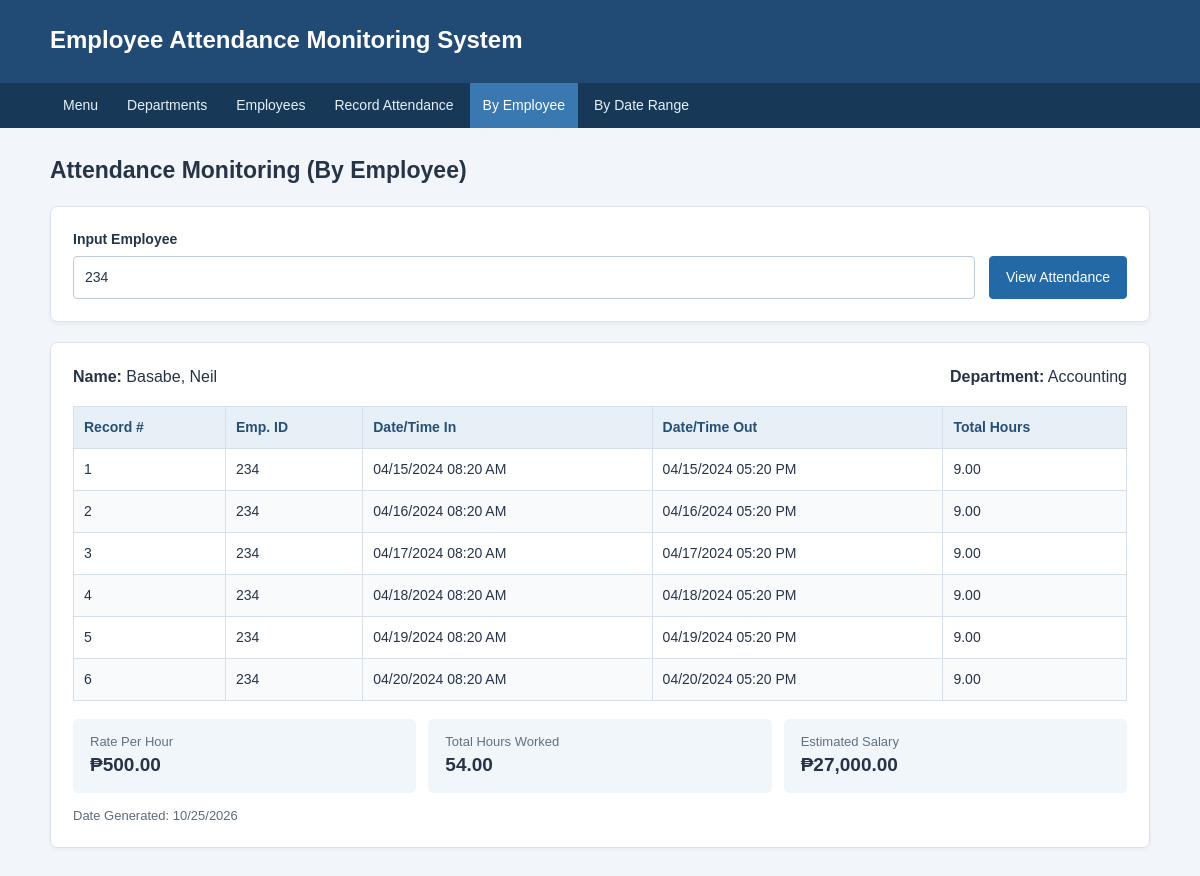
Page /monitor_employee.php?empID=234 on the committed database.
### tables this page shows
CREATE TABLE employees (
    empID INT PRIMARY KEY,
    depCode INT NOT NULL,
    empFName VARCHAR(100) NOT NULL,
    empLName VARCHAR(100) NOT NULL,
    empRPH DECIMAL(10,2) NOT NULL,
    FOREIGN KEY (depCode) REFERENCES departments(depCode)
        ON DELETE RESTRICT ON UPDATE RESTRICT
);

CREATE TABLE departments (
    depCode INT PRIMARY KEY,
    depName VARCHAR(100) NOT NULL,
    depHead VARCHAR(100) NOT NULL,
    depTelNo VARCHAR(30) NOT NULL
);

CREATE TABLE attendance (
    attRN INT AUTO_INCREMENT PRIMARY KEY,
    empID INT NOT NULL,
    attDate DATETIME NOT NULL DEFAULT CURRENT_TIMESTAMP,
    attTimeIn DATETIME NOT NULL,
    attTimeOut DATETIME NULL,
    attStat VARCHAR(20) NOT NULL DEFAULT 'Not Cancelled',
    FOREIGN KEY (empID) REFERENCES employees(empID)
        ON DELETE RESTRICT ON UPDATE RESTRICT
);

### monitor_employee.php (the view, shortened to what this page needs)
<?php
require 'functions.php';
$selectedID = (int) ($_GET['empID'] ?? 0);
$employee = null;
$records = [];
$totalHours = 0;
if ($selectedID > 0) {
    $stmt = $pdo->prepare('SELECT e.*, d.depName FROM employees e JOIN departments d ON e.depCode = d.depCode WHERE e.empID = ?');
    $stmt->execute([$selectedID]);
    $employee = $stmt->fetch();
    if ($employee) {
        $stmt = $pdo->prepare('SELECT * FROM attendance WHERE empID = ? AND attStat = ? ORDER BY attTimeIn');
        $stmt->execute([$selectedID, 'Not Cancelled']);
        $records = $stmt->fetchAll();
    }
}
?>
<section class="panel">
    <form method="get" class="filter-form">
        <label>Input Employee
            <input
                type="text"
                name="empID"
                placeholder="Enter Employee ID"
                value="<?= $selectedID > 0 ? h($selectedID) : '' ?>"
                required>
        </label>
        <button type="submit">View Attendance</button>
    </form>
</section>
<?php if ($employee): ?>
<section class="panel">
    <div class="info-row">
        <p><strong>Name:</strong> <?= h($employee['empLName'] . ', ' . $employee['empFName']) ?></p>
        <p><strong>Department:</strong> <?= h($employee['depName']) ?></p>
    </div>
    <div class="table-wrap">
        <table>
            <thead><tr><th>Record #</th><th>Emp. ID</th><th>Date/Time In</th><th>Date/Time Out</th><th>Total Hours</th></tr></thead>
            <tbody>
                <?php foreach ($records as $r): ?>
                <?php $hours = hoursWorked($r['attTimeIn'], $r['attTimeOut']); $totalHours += $hours; ?>
                <tr>
                    <td><?= h($r['attRN']) ?></td><td><?= h($r['empID']) ?></td>
                    <td><?= h(displayDateTime($r['attTimeIn'])) ?></td>
                    <td><?= h(displayDateTime($r['attTimeOut'])) ?></td>
                    <td><?= $r['attTimeOut'] ? number_format($hours, 2) : 'Pending' ?></td>
                </tr>
                <?php endforeach; ?>
            </tbody>
        </table>
    </div>
    <div class="totals">
        <div><span>Rate Per Hour</span><strong>₱<?= number_format((float) $employee['empRPH'], 2) ?></strong></div>
        <div><span>Total Hours Worked</span><strong><?= number_format($totalHours, 2) ?></strong></div>
        <div><span>Estimated Salary</span><strong>₱<?= number_format($totalHours * (float) $employee['empRPH'], 2) ?></strong></div>
    </div>
    <p class="hint">Date Generated: <?= h(date('m/d/Y')) ?></p>
</section>
<?php elseif ($selectedID > 0): ?>
<p class="error">Employee not found.</p>
<?php else: ?>
<?php endif; ?>

### style.css (style rules this page uses)
* { box-sizing: border-box; }
body { margin: 0; font-family: Arial, Helvetica, sans-serif; background: #f2f5f9; color: #263448; line-height: 1.5; }
.panel { background: white; border: 1px solid #dbe2ea; border-radius: 7px; padding: 22px; margin-bottom: 20px; box-shadow: 0 2px 5px rgba(20, 40, 60, 0.04); }
label { font-weight: bold; font-size: 14px; display: flex; flex-direction: column; gap: 6px; }
input, select { width: 100%; padding: 10px 11px; border: 1px solid #bfcbd7; border-radius: 4px; background: white; color: #263448; font: inherit; font-weight: normal; }
button, .button { display: inline-block; padding: 10px 16px; background: #2369a6; border: 1px solid #2369a6; border-radius: 4px; color: white; font: inherit; font-size: 14px; text-align: center; text-decoration: none; cursor: pointer; }
.table-wrap { overflow-x: auto; }
table { width: 100%; border-collapse: collapse; font-size: 14px; }
th, td { border: 1px solid #d7e0e8; padding: 10px; text-align: left; vertical-align: middle; }
th { background: #e8f0f7; color: #264f76; white-space: nowrap; }
tr:nth-child(even) td { background: #f8fafc; }
.hint { color: #5e6b79; font-size: 13px; margin: 13px 0 0; }
.filter-form { display: flex; flex-wrap: wrap; align-items: end; gap: 14px; }
.filter-form label { min-width: 180px; flex: 1; }
.info-row { display: flex; flex-wrap: wrap; justify-content: space-between; gap: 8px 20px; }
.info-row p { margin: 0 0 17px; }
.totals { display: flex; flex-wrap: wrap; gap: 12px; margin-top: 18px; }
.totals > div { background: #f1f6fb; padding: 13px 17px; border-radius: 5px; flex: 1; min-width: 160px; }
.totals span { display: block; font-size: 13px; color: #5d7185; }
.totals strong { font-size: 19px; }

### rows in the picture
employees: empLName+empFName "Basabe, Neil", depCode.depName "Accounting", empRPH "500.00", $totalHours*(float)$employee['empRPH'] "27,000.00"
attendance: attRN "1", empID "234", attTimeIn "04/15/2024 08:20 AM", attTimeOut "04/15/2024 05:20 PM", hours "9.00"
attendance: attRN "2", empID "234", attTimeIn "04/16/2024 08:20 AM", attTimeOut "04/16/2024 05:20 PM", hours "9.00"
attendance: attRN "3", empID "234", attTimeIn "04/17/2024 08:20 AM", attTimeOut "04/17/2024 05:20 PM", hours "9.00"
attendance: attRN "4", empID "234", attTimeIn "04/18/2024 08:20 AM", attTimeOut "04/18/2024 05:20 PM", hours "9.00"
attendance: attRN "5", empID "234", attTimeIn "04/19/2024 08:20 AM", attTimeOut "04/19/2024 05:20 PM", hours "9.00"
attendance: attRN "6", empID "234", attTimeIn "04/20/2024 08:20 AM", attTimeOut "04/20/2024 05:20 PM", hours "9.00"

### other values in the picture
$name "Menu"
$name "Departments"
$name "Employees"
$name "Record Attendance"
$name "By Employee"
$name "By Date Range"
$title "Attendance Monitoring (By Employee)"
$totalHours "54.00"
